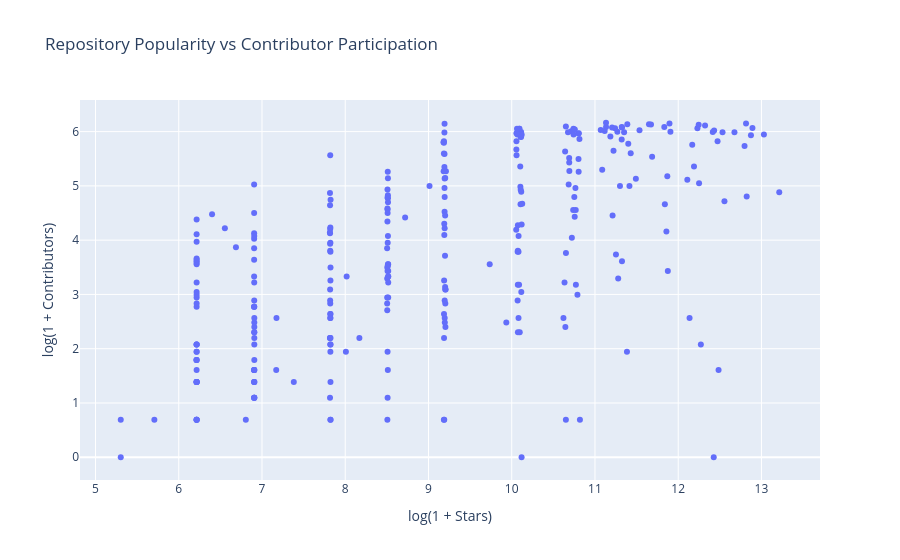

Here is the notebook cell this chart was saved with:
### Code cell
fig = px.scatter(
    df,
    x="log1p_stars",
    y="log1p_contributors_count",
    hover_name="full_name",
    hover_data=[
        "language_normalized",
        "stars",
        "contributors_count"
    ],
    title="Repository Popularity vs Contributor Participation",
    labels={
        "log1p_stars": "log(1 + Stars)",
        "log1p_contributors_count":
            "log(1 + Contributors)"
    }
)

fig.show()

### Figure 1 — Plotly figure (JSON) as saved in the notebook; plotly's stock layout.template omitted (floating-point values rounded to 4 significant figures; data arrays with more than 128 entries replaced by an {"elided": "..."} marker saying what was removed)
{"data": [{"customdata": {"elided": "300x3 mixed values"}, "hovertemplate": "<b>%{hovertext}</b><br><br>log(1 + Stars)=%{x}<br>log(1 + Contributors)=%{y}<br>language_normalized=%{customdata[0]}<br>stars=%{customdata[1]}<br>contributors_count=%{customdata[2]}<extra></extra>", "hovertext": {"elided": "300 str values"}, "legendgroup": "", "marker": {"color": "#636efa", "symbol": "circle"}, "mode": "markers", "name": "", "orientation": "v", "showlegend": false, "type": "scatter", "x": {"elided": "300 float values"}, "xaxis": "x", "y": {"elided": "300 float values"}, "yaxis": "y"}], "layout": {"legend": {"tracegroupgap": 0}, "title": {"text": "Repository Popularity vs Contributor Participation"}, "xaxis": {"anchor": "y", "domain": [0, 1], "title": {"text": "log(1 + Stars)"}}, "yaxis": {"anchor": "x", "domain": [0, 1], "title": {"text": "log(1 + Contributors)"}}}}
